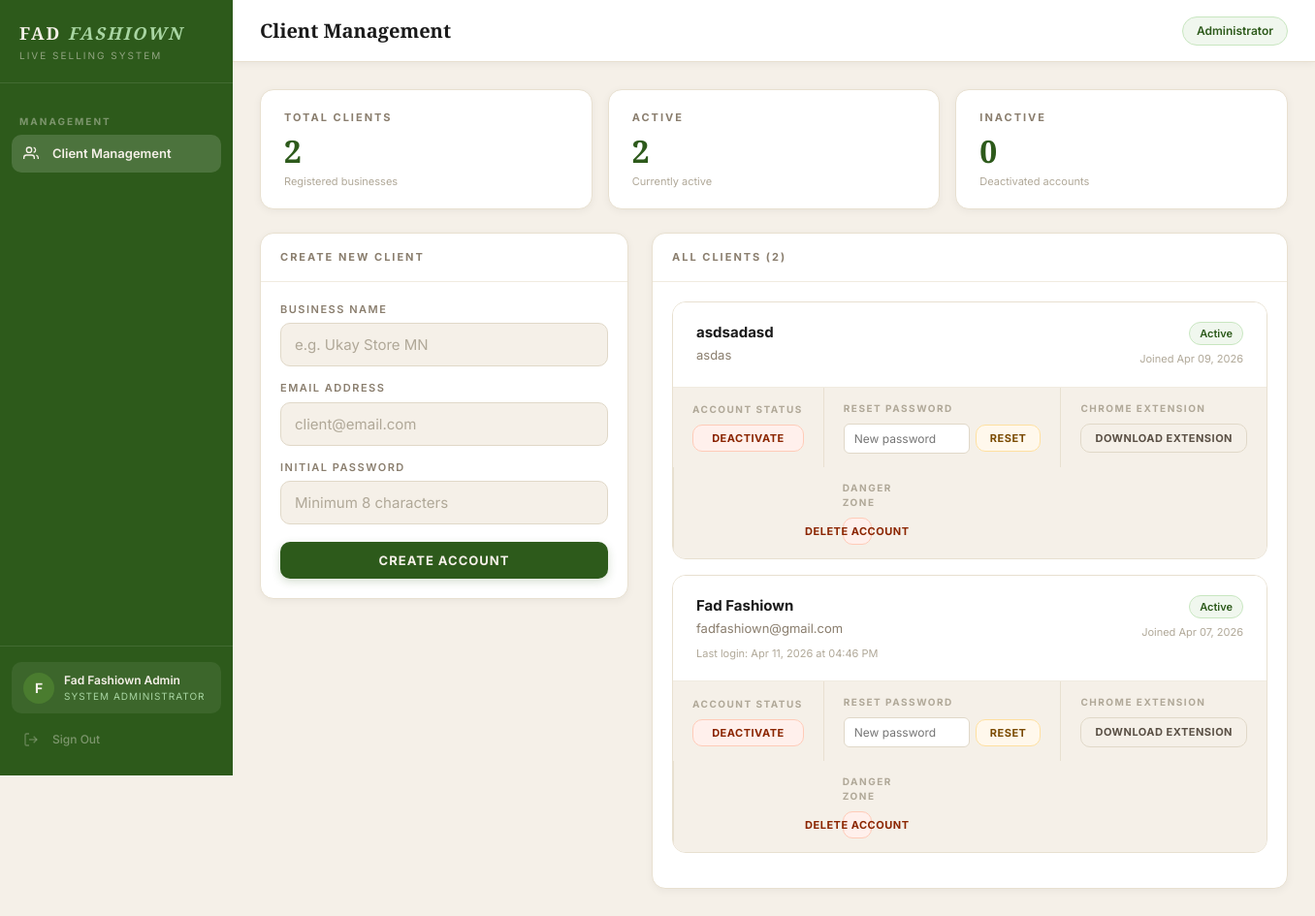
The app's page /admin (signed in), older data.
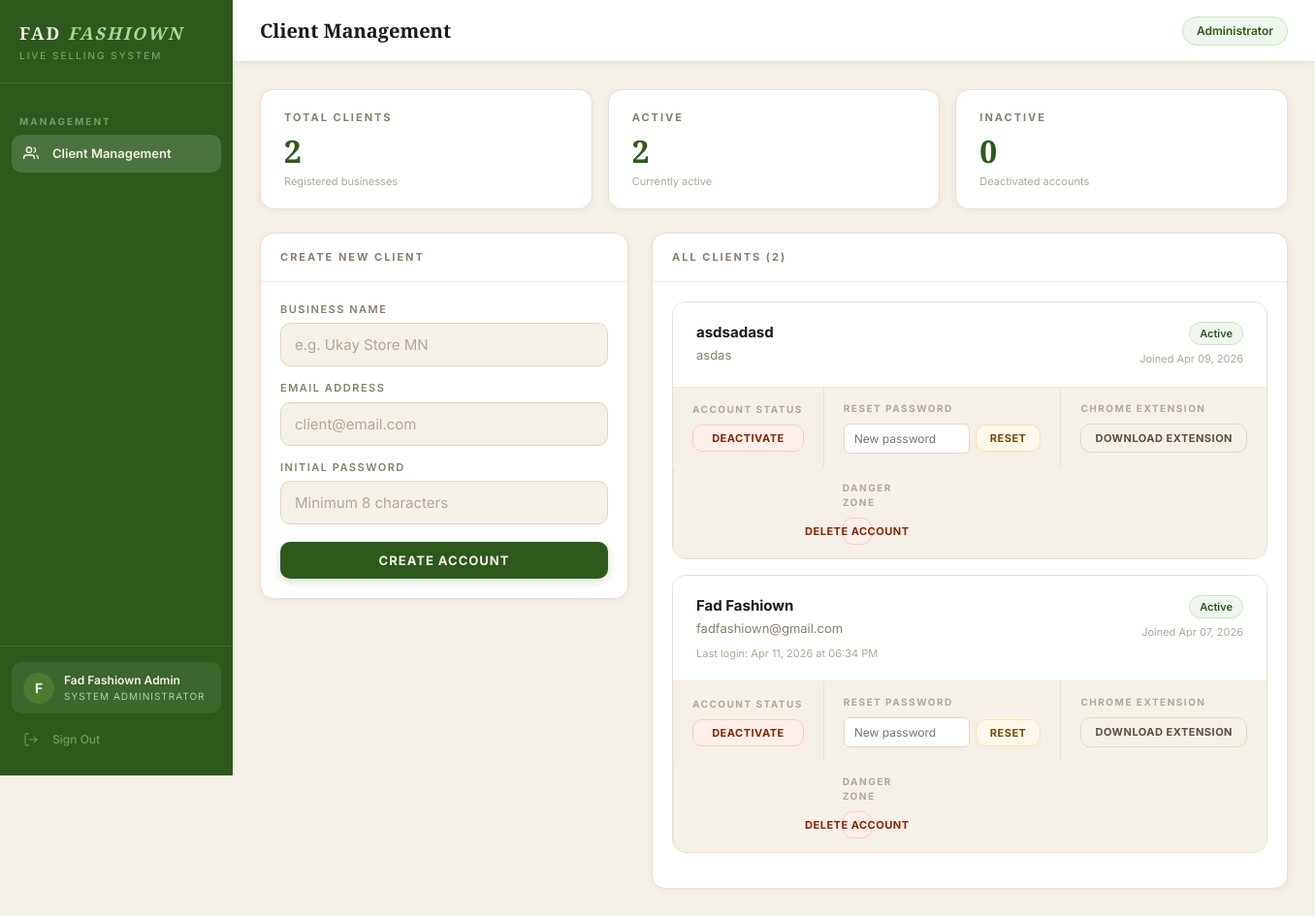
The same page, newer data.
### auth/models.py (models this page shows, shortened)
class Client(UserMixin, db.Model):
    __tablename__ = 'clients'
    id = db.Column(db.Integer, primary_key=True)
    business_name = db.Column(db.String(100), nullable=False)
    email = db.Column(db.String(120), unique=True, nullable=False)
    password_hash = db.Column(db.String(255), nullable=False)
    plan = db.Column(db.String(20), default='active')
    is_active = db.Column(db.Boolean, default=True)
    is_admin = db.Column(db.Boolean, default=False)
    created_at = db.Column(db.DateTime, default=datetime.utcnow)
    last_login = db.Column(db.DateTime, nullable=True)
    orders = db.relationship('Order', backref='client', lazy=True)
    token = db.Column(db.String(64), unique=True, nullable=True)
    detection_mode = db.Column(db.String(20), default='keywords')
    custom_keywords = db.Column(db.Text, default='mine')
    highlight_numbers = db.Column(db.Boolean, default=False)
    label_title = db.Column(db.String(100), default='FAD FASHIOWN')
    label_tagline = db.Column(db.String(100), default='Live Selling')
    label_template = db.Column(db.String(20), default='classic')
    label_show_order_id = db.Column(db.Boolean, default=True)
    label_show_datetime = db.Column(db.Boolean, default=True)

### auth/routes.py (the view)
@auth.route('/admin')
@admin_required
def admin_panel():
    clients = Client.query.filter_by(is_admin=False).order_by(
        Client.created_at.desc()
    ).all()
    return render_template('admin.html', clients=clients)

### auth/routes.py (called while the page is built)
def admin_required(f):
    @wraps(f)
    def decorated_function(*args, **kwargs):
        if not current_user.is_authenticated:
            return redirect(url_for('auth.login'))
        if not current_user.is_admin:
            abort(403)
        return f(*args, **kwargs)
    return decorated_function

### templates/admin.html (shortened to what this page needs)
{% extends "base.html" %}
{% block page_title %}Client Management{% endblock %}
{% block topbar_right %}
<span class="status-pill connected">Administrator</span>
{% endblock %}
{% block content %}
<div class="stats-grid" style="margin-bottom:24px">
    <div class="stat-card">
        <div class="stat-label">Total Clients</div>
        <div class="stat-number">{{ clients|length }}</div>
        <div class="stat-sub">Registered businesses</div>
    </div>
    <div class="stat-card">
        <div class="stat-label">Active</div>
        <div class="stat-number">
            {{ clients|selectattr('is_active')|list|length }}
        </div>
        <div class="stat-sub">Currently active</div>
    </div>
    <div class="stat-card">
        <div class="stat-label">Inactive</div>
        <div class="stat-number">
            {{ clients|rejectattr('is_active')|list|length }}
        </div>
        <div class="stat-sub">Deactivated accounts</div>
    </div>
</div>
<div class="admin-grid">
    <div>
        <div class="card">
            <div class="card-header">
                <span class="card-title">Create New Client</span>
            </div>
            <div class="card-body">
                <form method="POST" action="/admin/create-client" id="create-client-form">
                    <div class="form-group">
                        <label class="form-label">Business Name</label>
                        <input type="text" name="business_name"
                               class="form-input"
                               placeholder="e.g. Ukay Store MN" required />
                    </div>
                    <div class="form-group">
                        <label class="form-label">Email Address</label>
                        <input type="email" name="email"
                               class="form-input"
                               placeholder="client@email.com" required />
                    </div>
                    <div class="form-group">
                        <label class="form-label">Initial Password</label>
                        <input type="text" name="password"
                               class="form-input"
                               placeholder="Minimum 8 characters"
                               required minlength="6" />
                    </div>
                    <button type="button"
                            onclick="handleCreateAccount()"
                            class="btn btn-primary"
                            style="width:100%;margin-top:4px">
                        Create Account
                    </button>
                </form>
            </div>
        </div>
    </div>
    <div>
        <div class="card">
            <div class="card-header">
                <span class="card-title">All Clients ({{ clients|length }})</span>
            </div>
            <div class="card-body">
                {% if clients %}
                    {% for client in clients %}
                        <div class="client-card {{ '' if client.is_active else 'inactive' }}">
                            <div class="client-card-header">
                                <div class="client-card-info">
                                    <div class="client-card-name">{{ client.business_name }}</div>
                                    <div class="client-card-email">{{ client.email }}</div>
                                    {% if client.last_login %}
                                    <div class="client-card-last-login">
                                        Last login: {{ client.last_login.strftime('%b %d, %Y at %I:%M %p') }}
                                    </div>
                                    {% endif %}
                                </div>
                                <div class="client-card-status">
                                    <span class="badge {{ 'badge-active' if client.is_active else 'badge-inactive' }}">
                                        {{ 'Active' if client.is_active else 'Inactive' }}
                                    </span>
                                    <div class="client-card-joined">
                                        Joined {{ client.created_at.strftime('%b %d, %Y') }}
                                    </div>
                                </div>
                            </div>
                            <div class="client-card-actions">
                                <div class="action-group">
                                    <div class="action-group-label">Account Status</div>
                                    <button
                                        data-client-id="{{ client.id }}"
                                        data-client-name="{{ client.business_name }}"
                                        data-is-active="{{ '1' if client.is_active else '0' }}"
                                        onclick="handleToggleClient(this)"
                                        class="btn {{ 'btn-danger' if client.is_active else 'btn-success' }} btn-sm">
                                        {{ 'Deactivate' if client.is_active else 'Activate' }}
                                    </button>
                                </div>
                                <div class="action-group">
                                    <div class="action-group-label">Reset Password</div>
                                    <div class="reset-form">
                                        <input type="text"
                                            id="reset-input-{{ client.id }}"
                                            class="reset-input"
                                            placeholder="New password" />
                                        <button onclick="handleResetPassword('{{ client.id }}', '{{ client.business_name }}')"
                                                class="btn btn-warning btn-sm">
                                            Reset
                                        </button>
                                    </div>
                                </div>
                                <div class="action-group">
                                    <div class="action-group-label">Chrome Extension</div>
                                    <a href="/admin/download-extension/{{ client.id }}"
                                    class="btn btn-secondary btn-sm">
                                        Download Extension
                                    </a>
                                </div>
                                <div class="action-group">
                                    <div class="action-group-label">Danger Zone</div>
                                    <button onclick="Modal.confirm({
                                        title: 'Delete Client Account',
                                        message: 'You are about to permanently delete the account for:',
                                        detail: '{{ client.business_name }}',
                                        warning: 'This action cannot be undone. All data associated with this account will be permanently removed.',
                                        confirmText: 'Delete Account',
                                        confirmClass: 'btn-danger',
                                        onConfirm: function() {
                                            document.getElementById('delete-form-{{ client.id }}').submit();
                                        }
                                    })"
                                    class="btn btn-danger btn-sm">
                                        Delete Account
                                    </button>
                                </div>
                            </div>
                        </div>
                        {% endfor %}
                {% else %}
                    <div class="empty-state">
                        No clients yet. Create your first client above.
                    </div>
                {% endif %}
            </div>
        </div>
    </div>
</div>
{% endblock %}

### templates/base.html (shortened to what this page needs)
<!DOCTYPE html>
<html lang="en">
<head>
    <link rel="stylesheet" href="/static/style.css">
</head>
<body>
<div class="app-layout">
    <aside class="sidebar" id="sidebar">
        <div class="sidebar-brand">
            <div class="brand-name">FAD <em>FASHIOWN</em></div>
            <div class="brand-sub">Live Selling System</div>
        </div>
        <nav class="sidebar-nav">
            {% if current_user.is_admin %}
            <div class="nav-section-label">Management</div>
            <a href="/admin"
               class="nav-item {% if request.endpoint == 'auth.admin_panel' %}active{% endif %}">
                <span class="nav-icon">
                    <svg width="16" height="16" fill="none" stroke="currentColor" stroke-width="2" viewBox="0 0 24 24">
                        <path d="M17 21v-2a4 4 0 0 0-4-4H5a4 4 0 0 0-4 4v2"/>
                        <circle cx="9" cy="7" r="4"/>
                        <path d="M23 21v-2a4 4 0 0 0-3-3.87"/>
                        <path d="M16 3.13a4 4 0 0 1 0 7.75"/>
                    </svg>
                </span>
                Client Management
            </a>
            {% endif %}
        </nav>
        <div class="sidebar-footer">
            <div class="client-info">
                <div class="client-avatar">
                    {{ current_user.business_name[0].upper() }}
                </div>
                <div class="client-details">
                    <div class="client-name">{{ current_user.business_name }}</div>
                    <div class="client-plan">
                        {% if current_user.is_admin %}System Administrator{% else %}Live Selling{% endif %}
                    </div>
                </div>
            </div>
            <a href="/logout" class="nav-item nav-signout">
                <span class="nav-icon">
                    <svg width="16" height="16" fill="none" stroke="currentColor" stroke-width="2" viewBox="0 0 24 24">
                        <path d="M9 21H5a2 2 0 0 1-2-2V5a2 2 0 0 1 2-2h4"/>
                        <polyline points="16 17 21 12 16 7"/>
                        <line x1="21" y1="12" x2="9" y2="12"/>
                    </svg>
                </span>
                Sign Out
            </a>
        </div>
    </aside>
    <main class="main-content">
        <div class="topbar">
            <div style="display:flex;align-items:center;gap:14px">
                <div class="topbar-title">{% block page_title %}{% endblock %}</div>
            </div>
            <div class="topbar-right">
                {% block topbar_right %}{% endblock %}
            </div>
        </div>
        <div class="page-content">
            {% block content %}{% endblock %}
        </div>
    </main>
</div>
</body>
</html>

Row changes from the older to the newer data that the page shows:
changed Client "Fad Fashiown": last_login "Apr 11, 2026 at 04:46 PM" → "Apr 11, 2026 at 06:34 PM"
